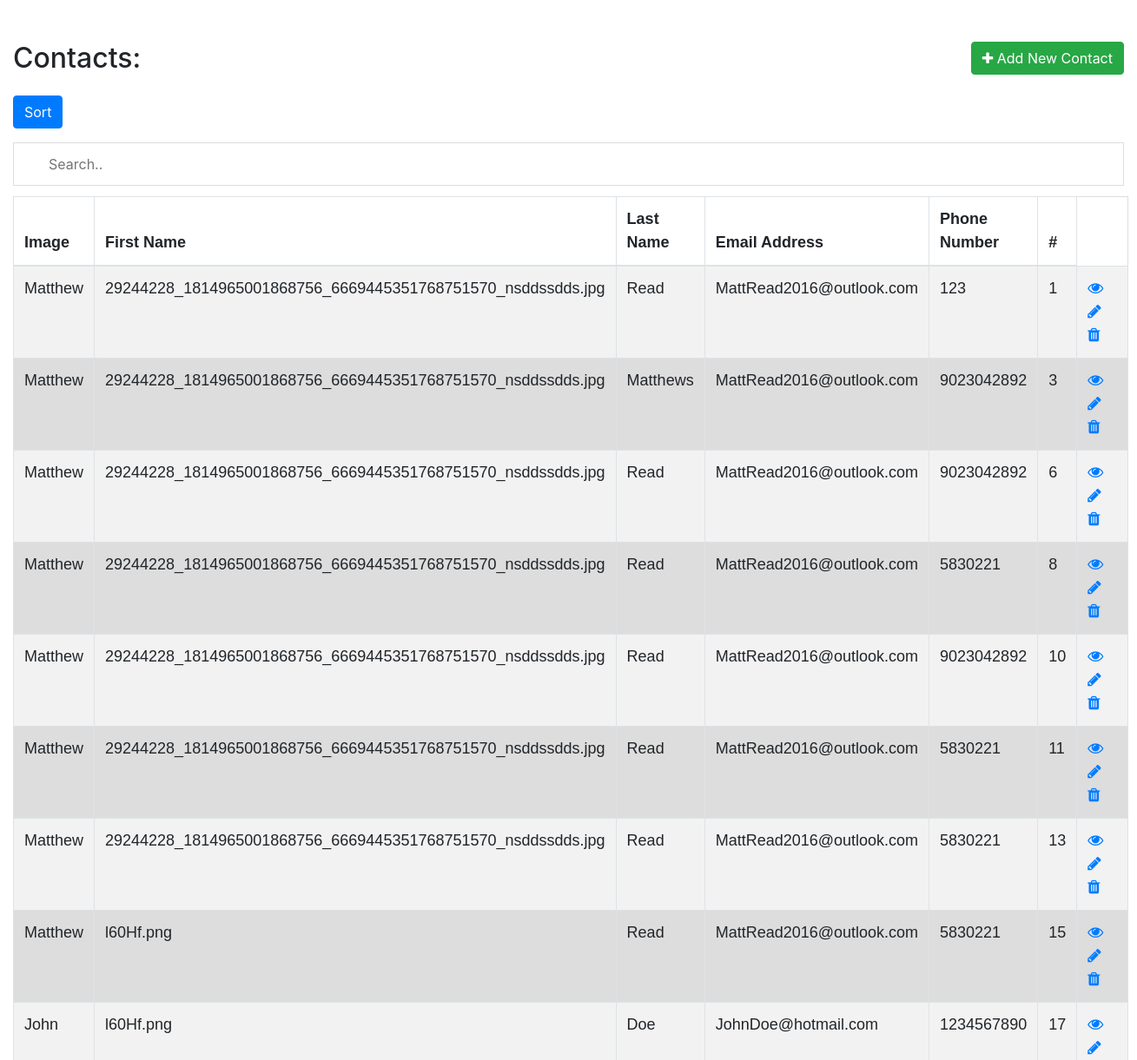
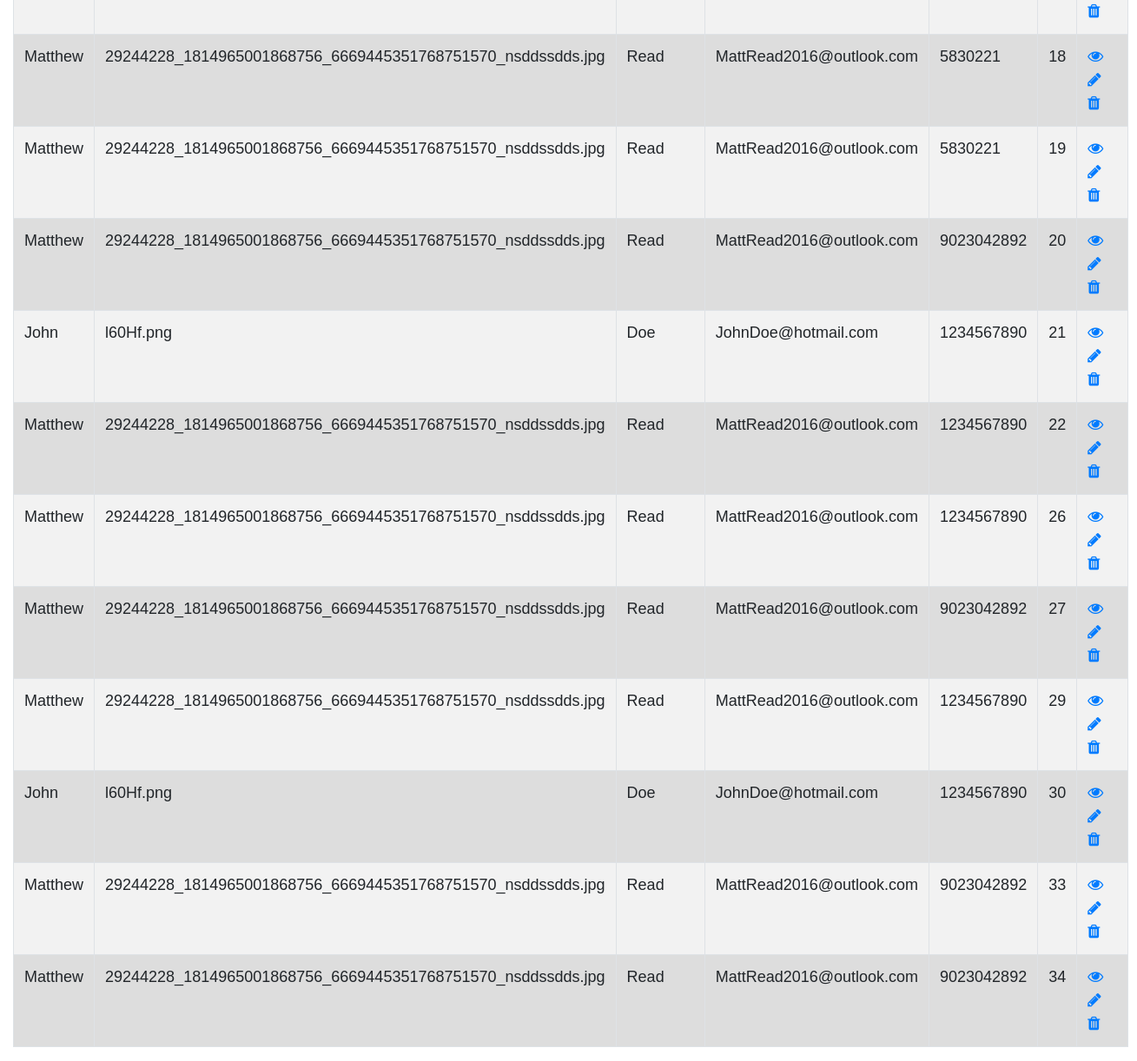
The page / on the database its author committed (2 pictures, top to bottom).
### tables this page shows
CREATE TABLE `contact_info` (
  `id` int(11) NOT NULL,
  `image` varchar(255) NOT NULL,
  `fName` varchar(100) NOT NULL,
  `lName` varchar(100) NOT NULL,
  `email` varchar(255) NOT NULL,
  `phone` varchar(255) NOT NULL
);

### index.php (the view, shortened to what this page needs)
<!DOCTYPE html>
<html lang="en">
<head>
    <link rel="stylesheet" href="https://stackpath.bootstrapcdn.com/bootstrap/4.5.2/css/bootstrap.min.css">
    <link rel="stylesheet" href="https://maxcdn.bootstrapcdn.com/font-awesome/4.7.0/css/font-awesome.min.css">
</head>
<body>
        <div class="container-fluid">
            <div class="row">
                <div class="col-md-12">
                    <div class="mt-5 mb-3 clearfix">
                        <h2 class="pull-left">Contacts:</h2>
                        <a href="create.php" class="btn btn-success pull-right"><i class="fa fa-plus"></i> Add New Contact</a>
                    </div>
                    <?php
                    require_once "dbinfo.php";
                    $sql = "SELECT * FROM contact_info";
                    if($result = mysqli_query($conn, $sql)){
                        if(mysqli_num_rows($result) > 0){
                            echo '<p><button class="btn btn-primary" onclick="sortTable()">Sort</button></p>
                            <input id="myInput" type="text" placeholder="Search..">
                            <table class="table table-bordered table-striped" id="myTable">';
                                echo "<thead>";
                                    echo "<tr>";
                                        echo "<th>Image</th>";
                                        echo "<th>First Name</th>";
                                        echo "<th>Last Name</th>";
                                        echo "<th>Email Address</th>";
                                        echo "<th>Phone Number</th>";
                                        echo "<th>#</th>";
                                    echo "</tr>";
                                echo "</thead>";
                                echo "<tbody>";
                                while($row = mysqli_fetch_array($result)){
                                    echo "<tr>";
                                        echo "<td class='firstName'>" . $row['fName'] . "</td>";
                                        echo "<td>" . $row['image'] . "</td>";
                                        echo "<td>" . $row['lName'] . "</td>";
                                        echo "<td>" . $row['email'] . "</td>";
                                        echo "<td>" . $row['phone'] . "</td>";
                                        echo "<td>" . $row['id'] . "</td>";
                                        echo "<td>";
                                            echo '<a href="read.php?id='. $row['id'] .'" class="mr-3" title="View Record" data-toggle="tooltip"><span class="fa fa-eye"></span></a>';
                                            echo '<a href="update.php?id='. $row['id'] .'" class="mr-3" title="Update Record" data-toggle="tooltip"><span class="fa fa-pencil"></span></a>';
                                            echo '<a href="delete.php?id='. $row['id'] .'" title="Delete Record" data-toggle="tooltip"><span class="fa fa-trash"></span></a>';
                                        echo "</td>";
                                    echo "</tr>";
                                }
                                echo "</tbody>";
                            echo "</table>";
                        } else{
                            echo '<div class="alert alert-danger"><em>No records were found.</em></div>';
                        }
                    } else{
                        echo "Oops! Something went wrong. Please try again later.";
                    }
                    ?>
                </div>
            </div>
        </div>
</body>
</html>

### index.php (style rules this page uses)
table tr td:last-child { width: 120px; }
table { font-family: arial, sans-serif; border-collapse: collapse; width: 100%; }
td, th { border: 1px solid #dddddd; text-align: left; padding: 8px; }
tr:nth-child(even) { background-color: #dddddd; }
* { box-sizing: border-box; }
#myInput { background-image: url("/css/searchicon.png"); background-position: 10px 10px; background-repeat: no-repeat; width: 100%; font-size: 16px; padding: 12px 20px 12px 40px; border: 1px solid #ddd; margin-bottom: 12px; }
#myTable { border-collapse: collapse; width: 100%; border: 1px solid #ddd; font-size: 18px; }
#myTable th, #myTable td { text-align: left; padding: 12px; }
#myTable tr { border-bottom: 1px solid #ddd; }

### rows shown on the page
contact_info: fName "Matthew", image "29244228_1814965001868756_6669445351768751570_nsddssdds.jpg", lName "Read", email "MattRead2016@outlook.com", phone "123", id "1"
contact_info: fName "Matthew", image "29244228_1814965001868756_6669445351768751570_nsddssdds.jpg", lName "Matthews", email "MattRead2016@outlook.com", phone "9023042892", id "3"
contact_info: fName "Matthew", image "29244228_1814965001868756_6669445351768751570_nsddssdds.jpg", lName "Read", email "MattRead2016@outlook.com", phone "9023042892", id "6"
contact_info: fName "Matthew", image "29244228_1814965001868756_6669445351768751570_nsddssdds.jpg", lName "Read", email "MattRead2016@outlook.com", phone "5830221", id "8"
contact_info: fName "Matthew", image "29244228_1814965001868756_6669445351768751570_nsddssdds.jpg", lName "Read", email "MattRead2016@outlook.com", phone "9023042892", id "10"
contact_info: fName "Matthew", image "29244228_1814965001868756_6669445351768751570_nsddssdds.jpg", lName "Read", email "MattRead2016@outlook.com", phone "5830221", id "11"
contact_info: fName "Matthew", image "29244228_1814965001868756_6669445351768751570_nsddssdds.jpg", lName "Read", email "MattRead2016@outlook.com", phone "5830221", id "13"
contact_info: fName "Matthew", image "l60Hf.png", lName "Read", email "MattRead2016@outlook.com", phone "5830221", id "15"
contact_info: fName "John", image "l60Hf.png", lName "Doe", email "JohnDoe@hotmail.com", phone "1234567890", id "17"
contact_info: fName "Matthew", image "29244228_1814965001868756_6669445351768751570_nsddssdds.jpg", lName "Read", email "MattRead2016@outlook.com", phone "5830221", id "18"
contact_info: fName "Matthew", image "29244228_1814965001868756_6669445351768751570_nsddssdds.jpg", lName "Read", email "MattRead2016@outlook.com", phone "5830221", id "19"
contact_info: fName "Matthew", image "29244228_1814965001868756_6669445351768751570_nsddssdds.jpg", lName "Read", email "MattRead2016@outlook.com", phone "9023042892", id "20"
contact_info: fName "John", image "l60Hf.png", lName "Doe", email "JohnDoe@hotmail.com", phone "1234567890", id "21"
contact_info: fName "Matthew", image "29244228_1814965001868756_6669445351768751570_nsddssdds.jpg", lName "Read", email "MattRead2016@outlook.com", phone "1234567890", id "22"
contact_info: fName "Matthew", image "29244228_1814965001868756_6669445351768751570_nsddssdds.jpg", lName "Read", email "MattRead2016@outlook.com", phone "1234567890", id "26"
contact_info: fName "Matthew", image "29244228_1814965001868756_6669445351768751570_nsddssdds.jpg", lName "Read", email "MattRead2016@outlook.com", phone "9023042892", id "27"
contact_info: fName "Matthew", image "29244228_1814965001868756_6669445351768751570_nsddssdds.jpg", lName "Read", email "MattRead2016@outlook.com", phone "1234567890", id "29"
contact_info: fName "John", image "l60Hf.png", lName "Doe", email "JohnDoe@hotmail.com", phone "1234567890", id "30"
contact_info: fName "Matthew", image "29244228_1814965001868756_6669445351768751570_nsddssdds.jpg", lName "Read", email "MattRead2016@outlook.com", phone "9023042892", id "33"
contact_info: fName "Matthew", image "29244228_1814965001868756_6669445351768751570_nsddssdds.jpg", lName "Read", email "MattRead2016@outlook.com", phone "9023042892", id "34"
